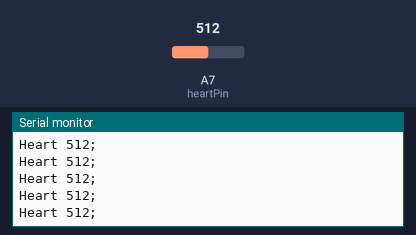
Simulated run of this sketch. Board: Arduino Nano, built with avr-gcc and run on an emulated ATmega328P. On the bench: the last lines printed to the serial monitor. The inputs (shaded band) are chosen by the test bench; at power-on: A7 (heartPin) = 512.

Above: at 4.2 s.
4.3 s: A7 (heartPin) set to 106
At 5.2 s:
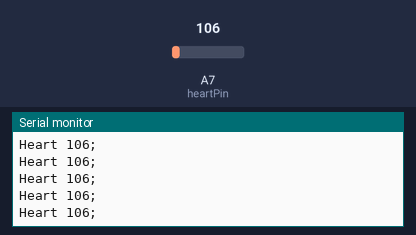
7.3 s: A7 (heartPin) set to 94
At 8.1 s:
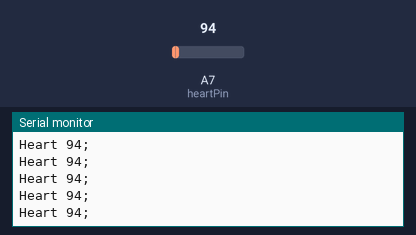
Timing chart, 0 to 10.3 s (numbered marks = the images above; inputs shaded):
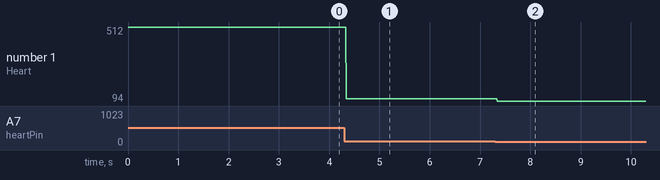

Measured:
- after the input at 4.3 s, the serial monitor: prints a new line at once (image 1)
- after the input at 7.3 s, the serial monitor: prints a new line at once (image 2)
- plotted number 1: 512 → 106 after the input at 4.3 s, 106 → 94 after the input at 7.3 s

The sketch:

ecg.ino
```cpp
/*
 Science Hack!
 */

int heartPin = A7;
int heartSignal = 0;

void setup() {
  Serial.begin(19200);
}

void loop() {
  heartSignal = analogRead(heartPin);

  Serial.print("Heart " + String(heartSignal) + ";");
  Serial.print("\n");
}
```
